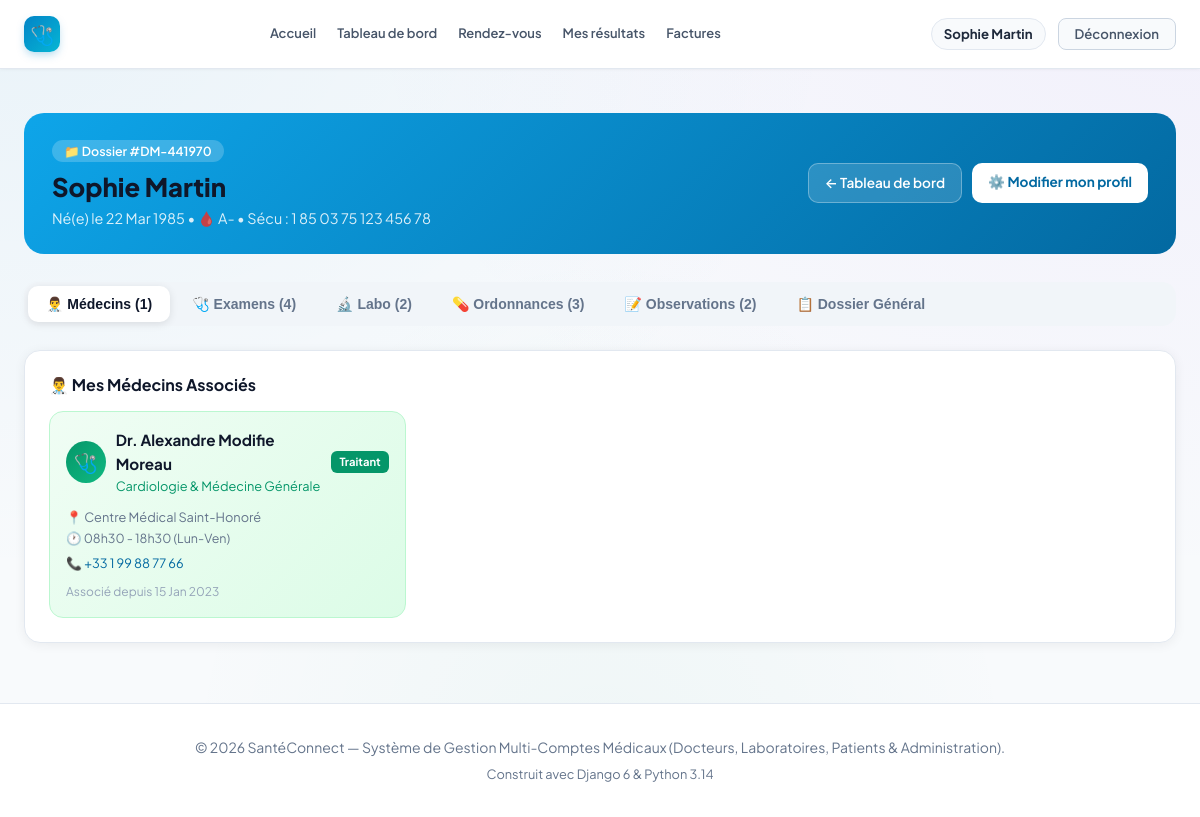
Screenshot of /patient/dossier/ (signed in) with the database file from the repository.
### accounts/models.py (models this page shows, shortened)
class User(AbstractUser):
    class Role(models.TextChoices):
        ADMIN = 'ADMIN', 'Administrateur'
        DOCTEUR = 'DOCTEUR', 'Médecin'
        LABORATOIRE = 'LABORATOIRE', 'Laborantin'
        PATIENT = 'PATIENT', 'Patient'
    role = models.CharField(
        max_length=20,
        choices=Role.choices,
        default=Role.PATIENT,
        verbose_name="Rôle utilisateur"
    )
    phone = models.CharField(max_length=25, blank=True, null=True, verbose_name="Téléphone")
    address = models.CharField(max_length=255, blank=True, null=True, verbose_name="Adresse")
    city = models.CharField(max_length=100, blank=True, null=True, verbose_name="Ville")
    is_verified = models.BooleanField(
        default=False,
        verbose_name="Compte certifié / validé",
        help_text="Coché par l'administrateur pour valider l'activité d'un docteur ou laboratoire."
    )
    objects = CustomUserManager()
    class Meta:
        verbose_name = "Utilisateur"
        verbose_name_plural = "Tous les Utilisateurs"
    @property
    def is_doctor(self):
        return self.role == self.Role.DOCTEUR
    @property
    def is_laboratory(self):
        return self.role == self.Role.LABORATOIRE
    @property
    def is_patient(self):
        return self.role == self.Role.PATIENT
    @property
    def is_admin_user(self):
        return self.role == self.Role.ADMIN or self.is_superuser

class DossierMedical(models.Model):
    patient = models.OneToOneField(
        User,
        on_delete=models.CASCADE,
        related_name='dossier_medical',
        limit_choices_to={'role': User.Role.PATIENT},
        verbose_name="Patient"
    )
    numero_dossier = models.CharField(max_length=20, unique=True, verbose_name="N° Dossier")
    date_creation = models.DateField(auto_now_add=True, verbose_name="Date de création")
    date_mise_a_jour = models.DateTimeField(auto_now=True, verbose_name="Dernière mise à jour")
    notes_generales = models.TextField(blank=True, verbose_name="Notes générales")
    allergies = models.TextField(blank=True, verbose_name="Allergies connues")
    antecedents_familiaux = models.TextField(blank=True, verbose_name="Antécédents familiaux")
    class Meta:
        verbose_name = "Dossier Médical"
        verbose_name_plural = "Dossiers Médicaux"

class PatientProfile(models.Model):
    BLOOD_GROUPS = [
        ('A+', 'A+'), ('A-', 'A-'),
        ('B+', 'B+'), ('B-', 'B-'),
        ('AB+', 'AB+'), ('AB-', 'AB-'),
        ('O+', 'O+'), ('O-', 'O-'),
    ]
    user = models.OneToOneField(
        User,
        on_delete=models.CASCADE,
        related_name='patient_profile',
        verbose_name="Compte utilisateur"
    )
    date_naissance = models.DateField(
        null=True,
        blank=True,
        verbose_name="Date de naissance"
    )
    groupe_sanguin = models.CharField(
        max_length=5,
        choices=BLOOD_GROUPS,
        blank=True,
        default='O+',
        verbose_name="Groupe sanguin"
    )
    numero_securite_sociale = models.CharField(
        max_length=60,
        blank=True,
        null=True,
        verbose_name="N° Sécurité Sociale / Identifiant Patient"
    )
    antecedents = models.TextField(
        blank=True,
        verbose_name="Antécédents médicaux & allergies"
    )
    personne_contact = models.CharField(
        max_length=150,
        blank=True,
        verbose_name="Contact en cas d'urgence (Nom & Tél)"
    )
    class Meta:
        verbose_name = "Profil Patient"
        verbose_name_plural = "Profils Patients"

class AssociationMedecinPatient(models.Model):
    medecin = models.ForeignKey(
        User,
        on_delete=models.CASCADE,
        related_name='patients_associes',
        limit_choices_to={'role': User.Role.DOCTEUR},
        verbose_name="Médecin traitant"
    )
    patient = models.ForeignKey(
        User,
        on_delete=models.CASCADE,
        related_name='medecins_associes',
        limit_choices_to={'role': User.Role.PATIENT},
        verbose_name="Patient"
    )
    date_association = models.DateField(default=timezone.now, verbose_name="Date d'association")
    est_medecin_traitant = models.BooleanField(default=True, verbose_name="Médecin traitant principal")
    notes = models.TextField(blank=True, verbose_name="Notes de suivi")
    class Meta:
        unique_together = ('medecin', 'patient')
        verbose_name = "Association Médecin-Patient"
        verbose_name_plural = "Associations Médecin-Patient"

class DoctorProfile(models.Model):
    user = models.OneToOneField(
        User,
        on_delete=models.CASCADE,
        related_name='doctor_profile',
        verbose_name="Compte utilisateur"
    )
    specialite = models.CharField(
        max_length=120,
        default="Médecine Générale",
        verbose_name="Spécialité médicale"
    )
    numero_ordre = models.CharField(
        max_length=50,
        blank=True,
        null=True,
        verbose_name="Numéro d'Ordre / Licence"
    )
    cabinet_name = models.CharField(
        max_length=150,
        blank=True,
        null=True,
        verbose_name="Nom du cabinet ou clinique"
    )
    horaires = models.CharField(
        max_length=150,
        blank=True,
        default="08h30 - 17h00 (Lun-Ven)",
        verbose_name="Horaires de consultation"
    )
    biographie = models.TextField(
        blank=True,
        verbose_name="Présentation / Biographie"
    )
    class Meta:
        verbose_name = "Profil Docteur"
        verbose_name_plural = "Profils Docteurs"

### accounts/views.py (the view)
# urls.py: path('patient/dossier/', views.patient_dossier, name='patient_dossier'),
@login_required
def patient_dossier(request):
    if not request.user.is_patient:
        return redirect('dashboard')
    profile, _ = PatientProfile.objects.get_or_create(user=request.user)
    dossier = get_or_create_dossier(request.user)
    examens = ExamenMedical.objects.filter(dossier=dossier).select_related('medecin').prefetch_related('etapes_preparation').order_by('-date_creation', '-id')
    resultats = ResultatLaboratoire.objects.filter(
        dossier=dossier, statut__in=['DISPONIBLE', 'TRANSMIS'],
    ).order_by('-date_prescription')
    prescriptions = Prescription.objects.filter(dossier=dossier).order_by('-date_prescription')
    observations = ObservationMedicale.objects.filter(dossier=dossier, confidentiel=False).order_by('-date_observation')
    medecins = AssociationMedecinPatient.objects.filter(patient=request.user).select_related('medecin', 'medecin__doctor_profile')
    return render(request, 'accounts/patient_dossier.html', {
        'profile': profile,
        'dossier': dossier,
        'examens': examens,
        'resultats': resultats,
        'prescriptions': prescriptions,
        'observations': observations,
        'medecins': medecins,
    })

### accounts/models.py (called while the page is built)
    @property
    def est_pret_pour_examen(self):
        return self.score_preparation >= self.score_seuil_validation

    @property
    def progression_etapes(self):
        etapes = self.etapes_preparation.all()
        total = etapes.count()
        validees = sum(1 for e in etapes if e.est_validee)
        return validees, total

### accounts/views.py (called while the page is built)
def get_or_create_dossier(patient_user):
    if not patient_user or getattr(patient_user, 'role', None) != User.Role.PATIENT:
        return None
    dossier, _ = DossierMedical.objects.get_or_create(patient=patient_user)
    return dossier

### templates/accounts/patient_dossier.html (shortened to what this page needs)
{% extends 'base.html' %}
{% block content %}
<div class="container">
  <div class="dossier-hero">
    <div style="display:flex;justify-content:space-between;align-items:center;flex-wrap:wrap;gap:12px;">
      <div>
        <span style="background:rgba(255,255,255,.2);padding:3px 12px;border-radius:20px;font-size:.78rem;font-weight:600;">📁 Dossier #{{ dossier.numero_dossier }}</span>
        <h1 style="margin-top:8px;">{{ user.get_full_name|default:user.username }}</h1>
        <p style="opacity:.85;font-size:.9rem;margin-top:4px;">
          {% if profile.date_naissance %}Né(e) le {{ profile.date_naissance|date:"d M Y" }} &bull; {% endif %}
          🩸 {{ profile.groupe_sanguin|default:"N/A" }}
          {% if profile.numero_securite_sociale %} &bull; Sécu : {{ profile.numero_securite_sociale }}{% endif %}
        </p>
      </div>
      <div style="display:flex;gap:10px;flex-wrap:wrap;">
        <a href="{% url 'patient_dashboard' %}" style="background:rgba(255,255,255,.15);color:#fff;padding:8px 16px;border-radius:10px;font-size:.85rem;font-weight:600;text-decoration:none;border:1.5px solid rgba(255,255,255,.3);">← Tableau de bord</a>
        <a href="{% url 'profile' %}" style="background:#fff;color:#0369a1;padding:8px 16px;border-radius:10px;font-size:.85rem;font-weight:700;text-decoration:none;">⚙️ Modifier mon profil</a>
      </div>
    </div>
  </div>
  <div class="nav-tabs-dossier">
    <button class="ntab active" data-tab="medecins" onclick="switchNTab('medecins',this)">👨‍⚕️ Médecins ({{ medecins.count }})</button>
    <button class="ntab" data-tab="examens" onclick="switchNTab('examens',this)">🩺 Examens ({{ examens.count }})</button>
    <button class="ntab" data-tab="labo" onclick="switchNTab('labo',this)">🔬 Labo ({{ resultats.count }})</button>
    <button class="ntab" data-tab="prescriptions" onclick="switchNTab('prescriptions',this)">💊 Ordonnances ({{ prescriptions.count }})</button>
    <button class="ntab" data-tab="observations" onclick="switchNTab('observations',this)">📝 Observations ({{ observations.count }})</button>
    <button class="ntab" data-tab="infos" onclick="switchNTab('infos',this)">📋 Dossier Général</button>
  </div>
  <div id="ntab-medecins" class="ntab-content active">
    <div class="card">
      <h3 style="font-size:1rem;font-weight:700;color:#0f172a;margin-bottom:16px;">👨‍⚕️ Mes Médecins Associés</h3>
      {% if medecins %}
        <div style="display:grid;grid-template-columns:repeat(auto-fill,minmax(280px,1fr));gap:16px;">
          {% for a in medecins %}
          <div style="background:{% if a.est_medecin_traitant %}linear-gradient(135deg,#f0fdf4,#dcfce7){% else %}#f8fafc{% endif %};border:1.5px solid {% if a.est_medecin_traitant %}#bbf7d0{% else %}#e2e8f0{% endif %};border-radius:14px;padding:16px;">
            <div style="display:flex;align-items:center;gap:10px;margin-bottom:10px;">
              <div style="width:42px;height:42px;border-radius:50%;background:linear-gradient(135deg,#059669,#10b981);display:flex;align-items:center;justify-content:center;font-size:1.2rem;">🩺</div>
              <div>
                <div style="font-weight:700;color:#0f172a;font-size:.95rem;">Dr. {{ a.medecin.get_full_name }}</div>
                {% with a.medecin.doctor_profile as dp %}
                  <div style="font-size:.8rem;color:#059669;">{{ dp.specialite|default:"" }}</div>
                {% endwith %}
              </div>
              {% if a.est_medecin_traitant %}
                <span style="margin-left:auto;background:#059669;color:#fff;padding:2px 8px;border-radius:6px;font-size:.7rem;font-weight:700;">Traitant</span>
              {% endif %}
            </div>
            {% with a.medecin.doctor_profile as dp %}
              {% if dp.cabinet_name %}<div style="font-size:.8rem;color:#64748b;">📍 {{ dp.cabinet_name }}</div>{% endif %}
              {% if dp.horaires %}<div style="font-size:.78rem;color:#64748b;margin-top:2px;">🕐 {{ dp.horaires }}</div>{% endif %}
            {% endwith %}
            {% if a.medecin.phone %}<div style="font-size:.8rem;color:#0369a1;margin-top:4px;">📞 {{ a.medecin.phone }}</div>{% endif %}
            <div style="font-size:.75rem;color:#94a3b8;margin-top:8px;">Associé depuis {{ a.date_association|date:"d M Y" }}</div>
          </div>
          {% endfor %}
        </div>
      {% else %}
        <div class="empty-box"><div style="font-size:3rem;">👨‍⚕️</div><p>Aucun médecin associé à votre dossier.</p><p style="font-size:.85rem;">Un médecin doit vous associer depuis son espace.</p></div>
      {% endif %}
    </div>
  </div>
</div>
{% endblock %}

### templates/base.html (shortened to what this page needs)
{% load static %}
<!doctype html>
<html lang="fr">
  <head>
    <link rel="stylesheet" href="{% static 'css/style.css' %}?v=20261022_1" />
  </head>
  <body>
    <nav class="navbar" id="main-navbar">
      <div class="container navbar-inner">
        <div class="navbar-brand-section">
          <a href="{% url 'home' %}" class="logo-brand" id="brand-logo-link">
            <span class="logo-icon">🩺</span>
          </a>
        </div>
        <div class="nav-links" id="main-nav-links">
          <a href="{% url 'home' %}" class="nav-item-link" id="nav-home"
            >Accueil</a
          >
          {% if user.is_authenticated %}
            <a href="{% url 'dashboard' %}" class="nav-item-link" id="nav-dashboard">Tableau de bord</a>
            {% if user.is_admin_user or user.is_doctor or user.is_patient %}
              <a href="{% url 'rendezvous:rdv_list' %}" class="nav-item-link" id="nav-rendezvous">Rendez-vous</a>
            {% endif %}
            {% if user.is_patient %}
              <a href="{% url 'laboratoire:mes_resultats' %}" class="nav-item-link" id="nav-patient-results">Mes résultats</a>
            {% endif %}
            {% if user.is_admin_user or user.is_patient or user.is_doctor and user.is_verified %}
              <a href="{% url 'facture_list' %}" class="nav-item-link" id="nav-factures">Factures</a>
            {% endif %}
          {% endif %}
        </div>
        <div class="navbar-user-actions" id="nav-user-actions">
          {% if user.is_authenticated %}
          <div class="nav-user-badge" id="nav-user-profile">
            <a
              href="{% url 'profile' %}"
              class="nav-user-name-link"
              id="nav-profile-edit"
              title="Mon profil"
              >{{ user.get_full_name|default:user.username }}</a
            >
          </div>
          <a
            href="{% url 'logout' %}"
            class="nav-logout-btn"
            id="btn-nav-logout"
            >Déconnexion</a
          >
          {% endif %}
        </div>
      </div>
    </nav>
    <main style="flex: 1; padding: 24px 0 60px">
      {% block content %}{% endblock %}
    </main>
    <footer class="footer">
      <div class="container">
        <p>
          © 2026 SantéConnect — Système de Gestion Multi-Comptes Médicaux
          (Docteurs, Laboratoires, Patients & Administration).
        </p>
        <p style="margin-top: 6px; font-size: 0.8rem; color: #64748b">
          Construit avec Django 6 & Python 3.14
        </p>
      </div>
    </footer>
  </body>
</html>

### templates/accounts/patient_dossier.html (style rules this page uses)
.dossier-hero { background:linear-gradient(135deg,#0ea5e9,#0369a1); color:#fff; border-radius:20px; padding:24px 28px; margin-bottom:28px; }
.dossier-hero h1 { font-size:1.6rem; font-weight:800; }
.nav-tabs-dossier { display:flex; gap:4px; background:#f1f5f9; padding:4px; border-radius:14px; margin-bottom:24px; flex-wrap:wrap; }
.ntab { padding:10px 18px; border-radius:10px; border:none; background:transparent; cursor:pointer; font-size:.875rem; font-weight:600; color:#64748b; transition:all .2s; }
.ntab.active { background:#fff; color:#0f172a; box-shadow:0 2px 8px rgba(0,0,0,.1); }
.ntab-content { display:none; }
.ntab-content.active { display:block; }
.card { background:#fff; border-radius:16px; padding:24px; box-shadow:0 2px 12px rgba(0,0,0,.06); border:1px solid #e2e8f0; }

### rows the page displays
User: get_full_name "Sophie Martin"
DossierMedical: numero_dossier "DM-441970"
PatientProfile: date_naissance "22 Mar 1985", groupe_sanguin "A-", numero_securite_sociale "1 85 03 75 123 456 78"
AssociationMedecinPatient: medecin.get_full_name "Alexandre Modifie Moreau", medecin.doctor_profile.specialite "Cardiologie & Médecine Générale", est_medecin_traitant "Traitant", medecin.doctor_profile.cabinet_name "Centre Médical Saint-Honoré", medecin.doctor_profile.horaires "08h30 - 18h30 (Lun-Ven)", medecin.phone "+33 1 99 88 77 66", date_association "15 Jan 2023"

### other values shown
{{ medecins.count }} "1"
{{ examens.count }} "4"
{{ resultats.count }} "2"
{{ prescriptions.count }} "3"
{{ observations.count }} "2"
